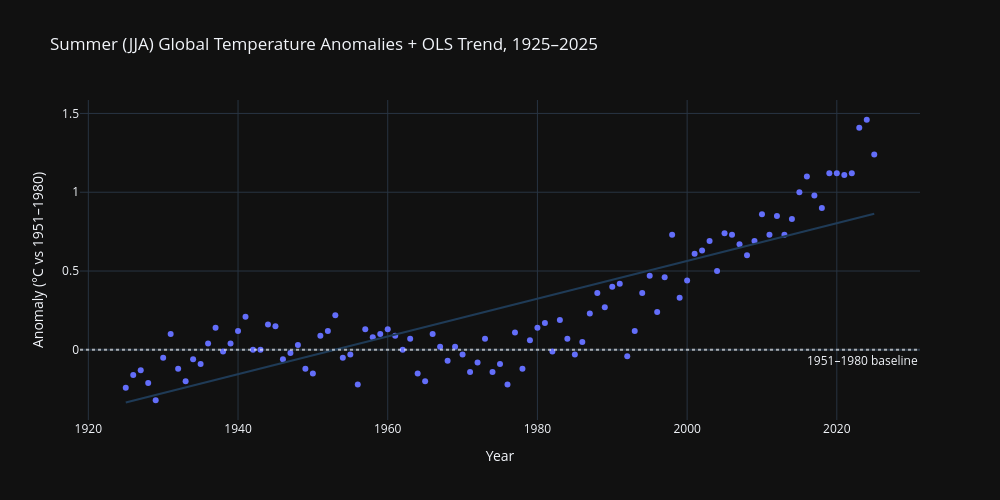

Notebook code for this chart:
### Code cell
figols = px.scatter(
    summer,
    x="Year",
    y="JJA",
    trendline="ols",
    trendline_color_override="#1f3b57",
    title="Summer (JJA) Global Temperature Anomalies + OLS Trend, 1925–2025",
    labels={"JJA": "Anomaly (°C vs 1951–1980)"},
    #hover_data={"Year": True, "JJA": ":+.2f"},
)
#figols.update_traces(marker=dict(color="#9ca3af", size=6, opacity=0.8), selector=dict(mode="markers"))
figols.add_hline(y=0, line_dash="dot", line_color="white", opacity=0.6,
              annotation_text="1951–1980 baseline", annotation_position="bottom right")
figols.show()
